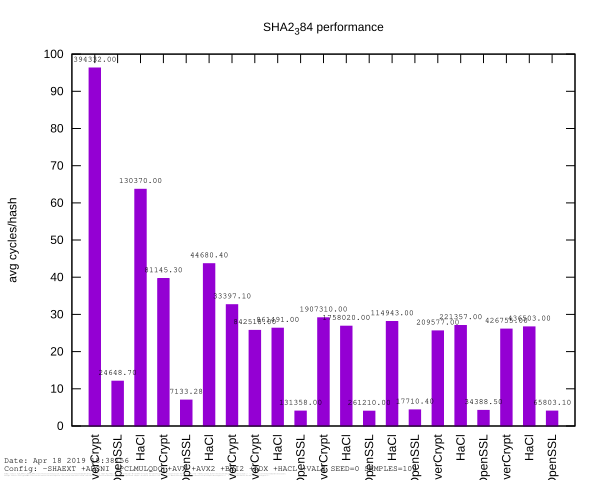

Write gnuplot code to recreate this figure.
set terminal svg
set title "SHA2_384 performance"
set label "Date: ".strftime("%b %d %Y %H:%M:%S", time(0)) at character .5, 1.1 font "Courier,8"
set label "Config: -SHAEXT +AESNI +PCLMULQDQ +AVX +AVX2 +BMI2 +ADX +HACL +VALE SEED=0 SAMPLES=100" at character .5, .65 font "Courier,8"
set label "EverCrypt: /usr/bin/cc -Devercrypt\\_EXPORTS -I/mnt/e/everest/latest/hacl-star/dist/compact-c89 -I/mnt/e/everest/latest/kremlin/include -I/mnt/e/everest/latest/kremlin/kremlib/dist/generic  -g -fPIC   -Wno-parentheses -std=gnu11 -march=native -mtune=native -fPIC -fstack-check -o CMakeFiles/evercrypt.dir/mnt/e/everest/latest/hacl-star/dist/compact-c89/EverCrypt\\_Error.c.o   -c /mnt/e/everest/latest/hacl-star/dist/compact-c89/EverCrypt\\_Error.c" at character .5, .25 font "Courier,1"
set label "KreMLib: /usr/bin/cc -D\\_BSD\\_SOURCE -D\\_DEFAULT\\_SOURCE -I/mnt/e/everest/latest/kremlin/include -I/mnt/e/everest/latest/kremlin/kremlib/dist/generic  -g   -std=c11 -fwrapv -Wall -Wextra -Werror -Wno-unused-variable -Wno-unused-but-set-variable -Wno-unknown-warning-option -Wno-infinite-recursion -Wno-unused-parameter -fPIC -o CMakeFiles/kremlib.dir/mnt/e/everest/latest/kremlin/kremlib/dist/generic/prims.c.o   -c /mnt/e/everest/latest/kremlin/kremlib/dist/generic/prims.c" at character .5, .35 font "Courier,1"
set datafile separator "," 
set datafile commentschars "//" 
set xtics rotate 
set boxwidth 0.5 
set style fill solid
set bmargin 3
set key off
set ylabel "avg cycles/hash"
set output 'bench_hash_SHA2_384_per_byte.svg'
set xrange[-1:21]
plot 'bench_hash_SHA2_384.csv' using 8:xticlabels(1) with boxes title columnheader, '' using ($0-1):8:xticlabels(1):(sprintf("%0.2f", $5)) with labels font "Courier,8" offset char 0,.5
